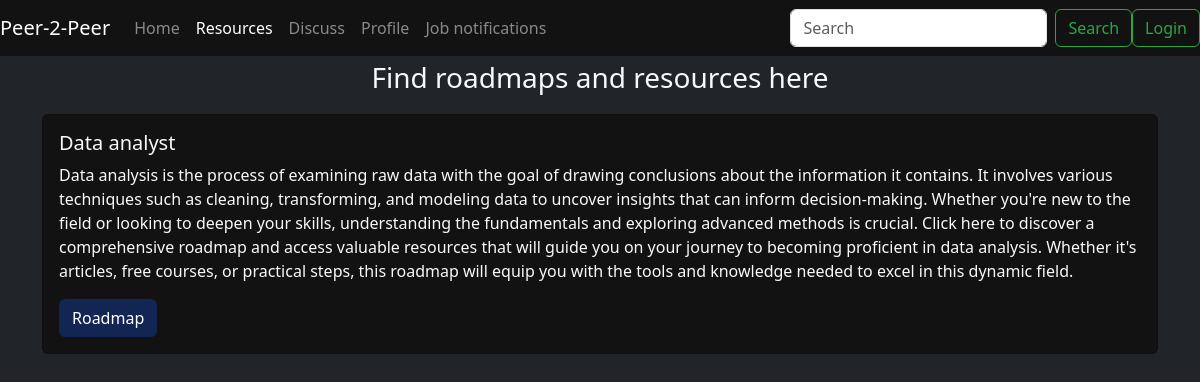
Before: /jobnotes/ with the older database file.
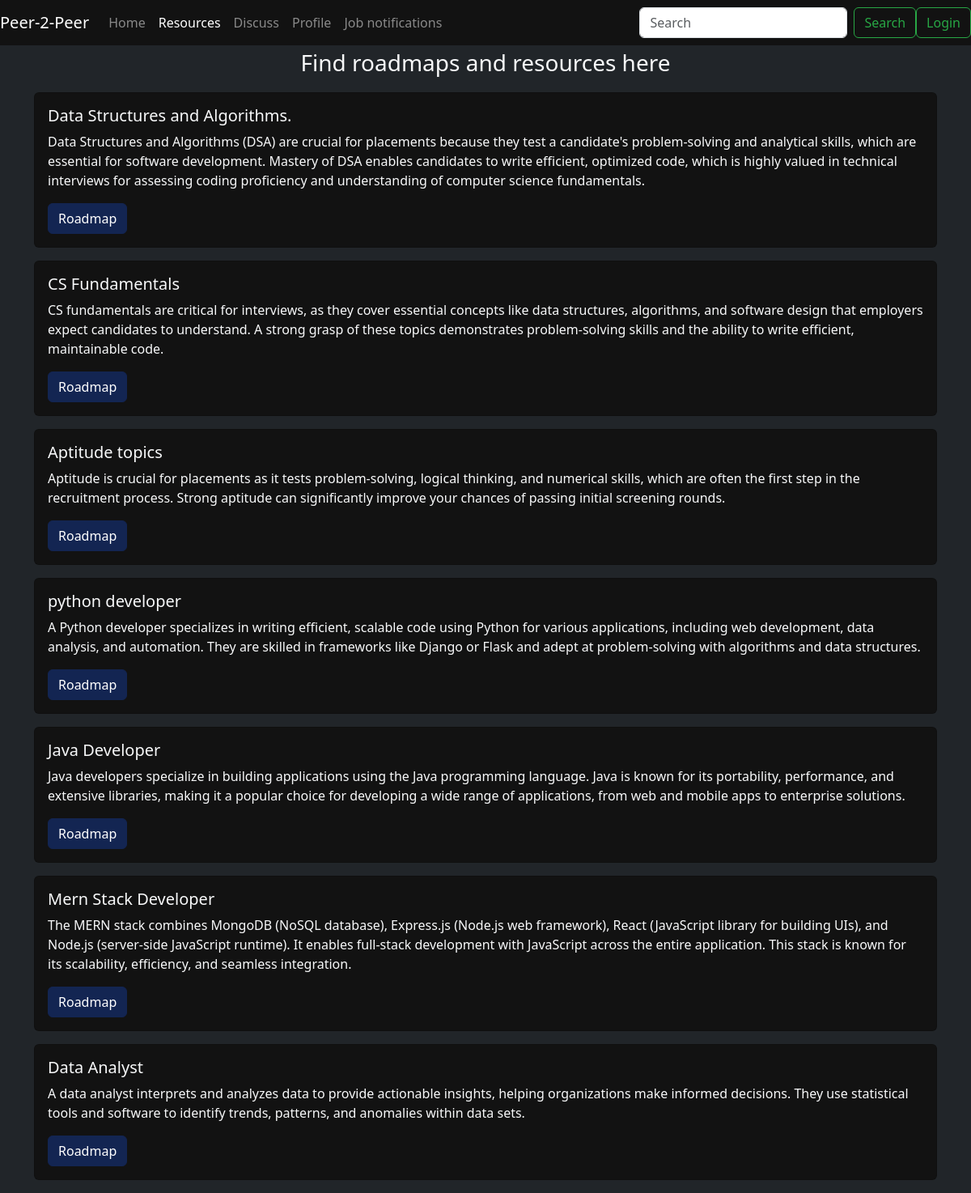
After: the same page with the newer database file.
### notes/models.py (models this page shows, shortened)
class Jobs(models.Model):
    sno = models.AutoField(primary_key=True)
    title = models.CharField(max_length=200)
    desc = models.CharField(max_length=1000)
    timeStamp =models.DateTimeField(auto_now_add=True)
    likes = models.ManyToManyField(User , related_name="notes",blank=True)

### notes/views.py (the view)
# urls.py: path('jobnotes/',views.jobnotes,name="jobnotes"),
def jobnotes(request):
    alljobs = Jobs.objects.order_by('-timeStamp')
    context = {"alljobs":alljobs}
    return render(request, "notes/resources.html",context)

### templates/notes/resources.html (shortened to what this page needs)
{% extends "home/base.html" %}
{% block resourcesactive %}active{% endblock %}
{% block body %}
<section class="bg-dark m-0 p-0">
  <div class="container text-center text-light my-0 py-0">
    <p class="fs-3">Find roadmaps and resources here</p>
  </div>
  <div class="container">
    {% for job in alljobs %}
    <div class="row mb-3">
      <div class="col-md-12">
        <div class="card text-light"
     style="background-color: #121212; transition: transform 0.3s ease, box-shadow 0.3s ease;"
     onmouseover="this.style.transform='scale(1.05)'; this.style.boxShadow='0 8px 16px rgba(0, 0, 0, 0.5)';"
     onmouseout="this.style.transform='scale(1)'; this.style.boxShadow='none';">
          <div class="card-body">
            <h5 class="card-title">{{ job.title }}</h5>
            <p class="card-text">{{ job.desc }}</p>
            <a href="{% url 'roadmap_page' job.sno %}" class="btn btn-primary">Roadmap</a>
          </div>
        </div>
      </div>
    </div>
    {% endfor %}
  </div>
</section>
{% endblock body %}

### templates/home/base.html (shortened to what this page needs)
{% load sass_tags %}
{% load static %}
<!DOCTYPE html>
<html lang="en">
  <head>
    <link rel="stylesheet" href="https://cdn.jsdelivr.net/npm/bootstrap@4.4.1/dist/css/bootstrap.min.css">
    <link rel="stylesheet" href="{% static 'css/styles.css' %}">
    <link rel="stylesheet" href="https://unpkg.com/swiper/swiper-bundle.min.css" />
    <link rel="stylesheet" href="https://cdnjs.cloudflare.com/ajax/libs/font-awesome/5.15.3/css/all.min.css">
    <link rel="stylesheet" href="https://cdnjs.cloudflare.com/ajax/libs/font-awesome/6.0.0-beta3/css/all.min.css">
  </head>
  <body class="bg-dark text-light">
    <nav class="navbar navbar-expand-lg navbar-dark sticky-top" style="background-color: #121212;">
      <a class="navbar-brand" href="/homepage">Peer-2-Peer</a>
      <div class="collapse navbar-collapse" id="navbarSupportedContent">
        <ul class="navbar-nav mr-auto">
          <li class="nav-item {% block homeactive %}{% endblock homeactive %}">
            <a class="nav-link" href="/homepage">Home <span class="sr-only">(current)</span></a>
          </li>
          <li class="nav-item {% block resourcesactive %}{% endblock resourcesactive %}">
            <a class="nav-link" href="/jobnotes">Resources</a>
          </li>
          <li class="nav-item {% block blogactive %}{% endblock blogactive %}">
            <a class="nav-link" href="/blog">Discuss</a>
          </li>
          <li class="nav-item {% block profileactive %}{% endblock profileactive %}">
            <a class="nav-link" href="{% url 'myprofile'%}">Profile</a>
          </li>
          <li class="nav-item {% block jobactive %}{% endblock jobactive %}">
            <a class="nav-link" href="/jobnotifications">Job notifications</a>
          </li>
        </ul>
        <ul class="navbar-nav ml-auto d-flex align-items-center">
          <li class="nav-item">
            <form method="get" action="/search" class="form-inline my-2 my-lg-0">
              <input class="form-control mr-sm-2" name="query" id="query" type="search" placeholder="Search" aria-label="Search">
              <button class="btn btn-outline-success my-2 my-sm-0" type="submit">Search</button>
            </form>
          </li>
          {% if user.is_authenticated %}
            <li class="nav-item dropdown">
              <a class="nav-link dropdown-toggle" href="#" id="navbarDropdown" role="button" data-toggle="dropdown" aria-haspopup="true" aria-expanded="false">
                Welcome {{ request.user.first_name }}
              </a>
              <div class="dropdown-menu" aria-labelledby="navbarDropdown">
                <a class="dropdown-item" href="{% url 'password_change' %}">Change password</a>
                <a class="dropdown-item" href="{% url 'profile_view' user.id %}">Profile view</a>
                <a class="dropdown-item" href="{% url 'settings' %}">Settings</a>
                <a class="dropdown-item" href="/bookmarks">Bookmarks</a>
                <div class="dropdown-divider"></div>
                <form method="post" action="{% url 'logout_view' %}" class="dropdown-item p-0">
                  {% csrf_token %}
                  <button class="btn btn-outline-danger btn-block" type="submit">Logout</button>
                </form>
              </div>
            </li>
          {% else %}
            <li class="nav-item">
              <a href="/login" class="btn btn-outline-success my-2 my-sm-0" type="login">Login</a>
            </li>
          {% endif %}
        </ul>
      </div>
    </nav>
    {% block body %}
    {% endblock body %}
    <link rel="stylesheet" href="https://cdnjs.cloudflare.com/ajax/libs/font-awesome/6.0.0-beta3/css/all.min.css">
  </body>
</html>

Changed rows visible on the page:
added Jobs: title "Data Structures and Algorithms.", desc "Data Structures and Algorithms (DSA) are crucial for placements because they test a candidate's problem-solving and analytical skills, which are essential for software development. Mastery of DSA enables candidates to write efficient, optimized code, which is highly valued in technical interviews for assessing coding proficiency and understanding of computer science fundamentals."
added Jobs: title "CS Fundamentals", desc "CS fundamentals are critical for interviews, as they cover essential concepts like data structures, algorithms, and software design that employers expect candidates to understand. A strong grasp of these topics demonstrates problem-solving skills and the ability to write efficient, maintainable code."
added Jobs: title "Aptitude topics", desc "Aptitude is crucial for placements as it tests problem-solving, logical thinking, and numerical skills, which are often the first step in the recruitment process. Strong aptitude can significantly improve your chances of passing initial screening rounds."
added Jobs: title "python developer", desc "A Python developer specializes in writing efficient, scalable code using Python for various applications, including web development, data analysis, and automation. They are skilled in frameworks like Django or Flask and adept at problem-solving with algorithms and data structures."
added Jobs: title "Java Developer", desc "Java developers specialize in building applications using the Java programming language. Java is known for its portability, performance, and extensive libraries, making it a popular choice for developing a wide range of applications, from web and mobile apps to enterprise solutions."
added Jobs: title "Mern Stack Developer", desc "The MERN stack combines MongoDB (NoSQL database), Express.js (Node.js web framework), React (JavaScript library for building UIs), and Node.js (server-side JavaScript runtime). It enables full-stack development with JavaScript across the entire application. This stack is known for its scalability, efficiency, and seamless integration."
changed Jobs: title "Data analyst" → "Data Analyst"; desc "Data analysis is the process of examining raw data with the goal of drawing conclusions about the information it contains. It involves various techniques such as cleaning, transforming, and modeling data to uncover insights that can inform decision-making. Whether you're new to the field or looking to deepen your skills, understanding the fundamentals and exploring advanced methods is crucial. Click here to discover a comprehensive roadmap and access valuable resources that will guide you on your journey to becoming proficient in data analysis. Whether it's articles, free courses, or practical steps, this roadmap will equip you with the tools and knowledge needed to excel in this dynamic…" → "A data analyst interprets and analyzes data to provide actionable insights, helping organizations make informed decisions. They use statistical tools and software to identify trends, patterns, and anomalies within data sets."
